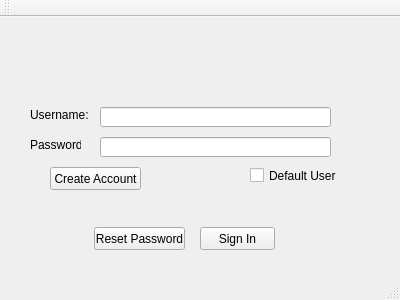
<?xml version="1.0" encoding="UTF-8"?>
<ui version="4.0">
 <class>MainWindow</class>
 <widget class="QMainWindow" name="MainWindow">
  <property name="geometry">
   <rect>
    <x>0</x>
    <y>0</y>
    <width>400</width>
    <height>300</height>
   </rect>
  </property>
  <property name="windowTitle">
   <string>MainWindow</string>
  </property>
  <widget class="QWidget" name="centralWidget">
   <widget class="QLabel" name="usernameLabel">
    <property name="geometry">
     <rect>
      <x>30</x>
      <y>90</y>
      <width>61</width>
      <height>16</height>
     </rect>
    </property>
    <property name="text">
     <string>Username:</string>
    </property>
   </widget>
   <widget class="QLabel" name="passwordLabel">
    <property name="geometry">
     <rect>
      <x>30</x>
      <y>120</y>
      <width>51</width>
      <height>16</height>
     </rect>
    </property>
    <property name="text">
     <string>Password:</string>
    </property>
   </widget>
   <widget class="QPushButton" name="createAccountButton">
    <property name="geometry">
     <rect>
      <x>50</x>
      <y>150</y>
      <width>91</width>
      <height>23</height>
     </rect>
    </property>
    <property name="text">
     <string>Create Account</string>
    </property>
   </widget>
   <widget class="QCheckBox" name="defaultUserCheckbox">
    <property name="geometry">
     <rect>
      <x>250</x>
      <y>150</y>
      <width>91</width>
      <height>17</height>
     </rect>
    </property>
    <property name="text">
     <string>Default User</string>
    </property>
   </widget>
   <widget class="QPushButton" name="resetPasswordButton">
    <property name="geometry">
     <rect>
      <x>94</x>
      <y>210</y>
      <width>91</width>
      <height>23</height>
     </rect>
    </property>
    <property name="text">
     <string>Reset Password</string>
    </property>
   </widget>
   <widget class="QPushButton" name="signInButton">
    <property name="geometry">
     <rect>
      <x>200</x>
      <y>210</y>
      <width>75</width>
      <height>23</height>
     </rect>
    </property>
    <property name="text">
     <string>Sign In</string>
    </property>
   </widget>
   <widget class="QLineEdit" name="usernameLineEdit">
    <property name="geometry">
     <rect>
      <x>100</x>
      <y>90</y>
      <width>231</width>
      <height>20</height>
     </rect>
    </property>
   </widget>
   <widget class="QLineEdit" name="passwordLineEdit">
    <property name="geometry">
     <rect>
      <x>100</x>
      <y>120</y>
      <width>231</width>
      <height>20</height>
     </rect>
    </property>
    <property name="echoMode">
     <enum>QLineEdit::Password</enum>
    </property>
   </widget>
  </widget>
  <widget class="QToolBar" name="mainToolBar">
   <attribute name="toolBarArea">
    <enum>TopToolBarArea</enum>
   </attribute>
   <attribute name="toolBarBreak">
    <bool>false</bool>
   </attribute>
  </widget>
  <widget class="QStatusBar" name="statusBar"/>
 </widget>
 <layoutdefault spacing="6" margin="11"/>
 <resources/>
 <connections>
  <connection>
   <sender>signInButton</sender>
   <signal>clicked()</signal>
   <receiver>MainWindow</receiver>
   <slot>usernameEmit()</slot>
   <hints>
    <hint type="sourcelabel">
     <x>239</x>
     <y>244</y>
    </hint>
    <hint type="destinationlabel">
     <x>247</x>
     <y>259</y>
    </hint>
   </hints>
  </connection>
 </connections>
 <slots>
  <slot>usernameEmit()</slot>
 </slots>
</ui>
